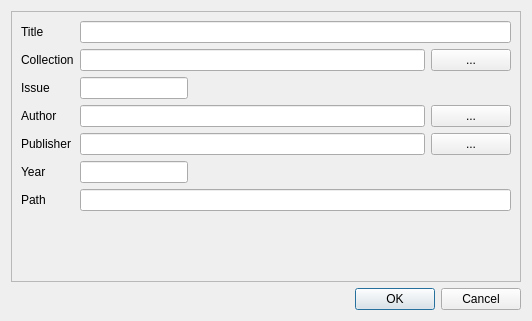
<?xml version="1.0" encoding="UTF-8"?>
<ui version="4.0">
 <class>Dialog</class>
 <widget class="QDialog" name="Dialog">
  <property name="geometry">
   <rect>
    <x>0</x>
    <y>0</y>
    <width>532</width>
    <height>321</height>
   </rect>
  </property>
  <property name="windowTitle">
   <string>QComicBook Library Edit</string>
  </property>
  <layout class="QVBoxLayout" name="verticalLayout_2">
   <item>
    <widget class="QFrame" name="frame">
     <property name="frameShape">
      <enum>QFrame::StyledPanel</enum>
     </property>
     <property name="frameShadow">
      <enum>QFrame::Raised</enum>
     </property>
     <layout class="QFormLayout" name="formLayout">
      <item row="0" column="0">
       <widget class="QLabel" name="label">
        <property name="text">
         <string>Title</string>
        </property>
       </widget>
      </item>
      <item row="0" column="1">
       <widget class="QLineEdit" name="title"/>
      </item>
      <item row="1" column="0">
       <widget class="QLabel" name="label_2">
        <property name="text">
         <string>Collection</string>
        </property>
       </widget>
      </item>
      <item row="1" column="1">
       <layout class="QHBoxLayout" name="horizontalLayout">
        <item>
         <widget class="QLineEdit" name="collection"/>
        </item>
        <item>
         <widget class="QPushButton" name="collookup">
          <property name="sizePolicy">
           <sizepolicy hsizetype="Minimum" vsizetype="Fixed">
            <horstretch>0</horstretch>
            <verstretch>0</verstretch>
           </sizepolicy>
          </property>
          <property name="text">
           <string>...</string>
          </property>
         </widget>
        </item>
       </layout>
      </item>
      <item row="2" column="0">
       <widget class="QLabel" name="label_3">
        <property name="text">
         <string>Issue</string>
        </property>
       </widget>
      </item>
      <item row="2" column="1">
       <widget class="QLineEdit" name="issue">
        <property name="sizePolicy">
         <sizepolicy hsizetype="Maximum" vsizetype="Fixed">
          <horstretch>0</horstretch>
          <verstretch>0</verstretch>
         </sizepolicy>
        </property>
       </widget>
      </item>
      <item row="3" column="0">
       <widget class="QLabel" name="label_4">
        <property name="text">
         <string>Author</string>
        </property>
       </widget>
      </item>
      <item row="3" column="1">
       <layout class="QHBoxLayout" name="horizontalLayout_2">
        <item>
         <widget class="QLineEdit" name="author"/>
        </item>
        <item>
         <widget class="QPushButton" name="authorlookup">
          <property name="sizePolicy">
           <sizepolicy hsizetype="Minimum" vsizetype="Fixed">
            <horstretch>0</horstretch>
            <verstretch>0</verstretch>
           </sizepolicy>
          </property>
          <property name="text">
           <string>...</string>
          </property>
         </widget>
        </item>
       </layout>
      </item>
      <item row="4" column="0">
       <widget class="QLabel" name="label_5">
        <property name="text">
         <string>Publisher</string>
        </property>
       </widget>
      </item>
      <item row="4" column="1">
       <layout class="QHBoxLayout" name="horizontalLayout_3">
        <item>
         <widget class="QLineEdit" name="publisher"/>
        </item>
        <item>
         <widget class="QPushButton" name="publisherlookup">
          <property name="text">
           <string>...</string>
          </property>
         </widget>
        </item>
       </layout>
      </item>
      <item row="5" column="0">
       <widget class="QLabel" name="label_6">
        <property name="text">
         <string>Year</string>
        </property>
       </widget>
      </item>
      <item row="5" column="1">
       <widget class="QLineEdit" name="year">
        <property name="sizePolicy">
         <sizepolicy hsizetype="Maximum" vsizetype="Fixed">
          <horstretch>0</horstretch>
          <verstretch>0</verstretch>
         </sizepolicy>
        </property>
       </widget>
      </item>
      <item row="6" column="0">
       <widget class="QLabel" name="label_7">
        <property name="text">
         <string>Path</string>
        </property>
       </widget>
      </item>
      <item row="6" column="1">
       <widget class="QLineEdit" name="path">
        <property name="readOnly">
         <bool>true</bool>
        </property>
       </widget>
      </item>
     </layout>
    </widget>
   </item>
   <item>
    <widget class="QDialogButtonBox" name="buttonBox">
     <property name="orientation">
      <enum>Qt::Horizontal</enum>
     </property>
     <property name="standardButtons">
      <set>QDialogButtonBox::Cancel|QDialogButtonBox::Ok</set>
     </property>
    </widget>
   </item>
  </layout>
 </widget>
 <resources/>
 <connections>
  <connection>
   <sender>buttonBox</sender>
   <signal>accepted()</signal>
   <receiver>Dialog</receiver>
   <slot>accept()</slot>
   <hints>
    <hint type="sourcelabel">
     <x>248</x>
     <y>254</y>
    </hint>
    <hint type="destinationlabel">
     <x>157</x>
     <y>274</y>
    </hint>
   </hints>
  </connection>
  <connection>
   <sender>buttonBox</sender>
   <signal>rejected()</signal>
   <receiver>Dialog</receiver>
   <slot>reject()</slot>
   <hints>
    <hint type="sourcelabel">
     <x>316</x>
     <y>260</y>
    </hint>
    <hint type="destinationlabel">
     <x>286</x>
     <y>274</y>
    </hint>
   </hints>
  </connection>
 </connections>
</ui>
